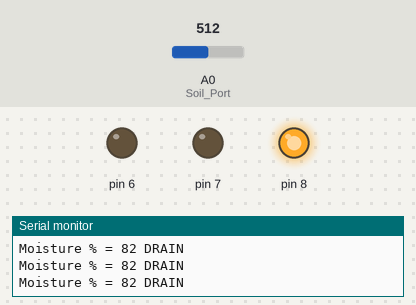
A sketch run on a simulated Arduino Uno, built with avr-gcc and run on an emulated ATmega328P. Parts: output pins drawn as LEDs (lit = HIGH), the last lines printed to the serial monitor. The inputs (shaded band) are chosen by the test bench; at power-on: A0 (Soil_Port) = 512. The modem accepts every AT command (registered, SIM ready, sends succeed) and sends nothing else.

Above: at 1.2 s.
1.3 s: A0 (Soil_Port) set to 528
At 1.6 s:
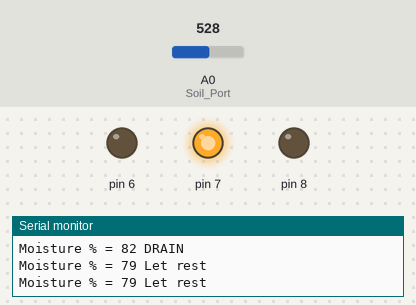
2.8 s: A0 (Soil_Port) set to 593
5.8 s: A0 (Soil_Port) set to 624
At 6.6 s:
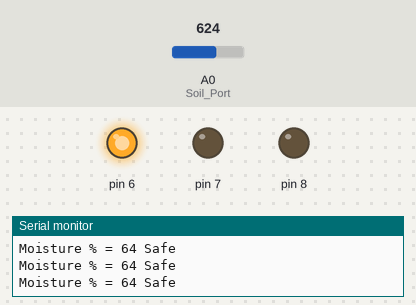
7.5 s: A0 (Soil_Port) set to 511
At 7.9 s:
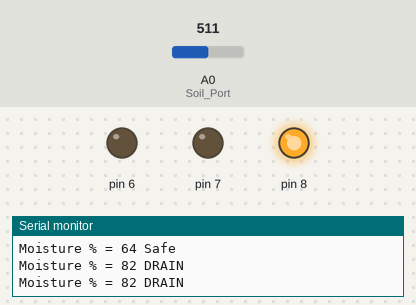
9.0 s: A0 (Soil_Port) set to 716
At 10.4 s:
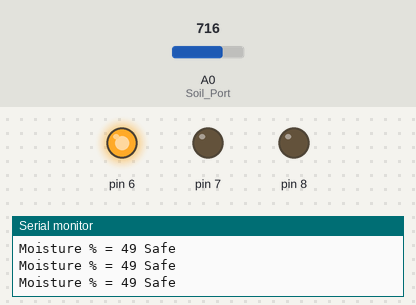
Timing chart, 0 to 11.5 s (numbered marks = the images above; inputs shaded):
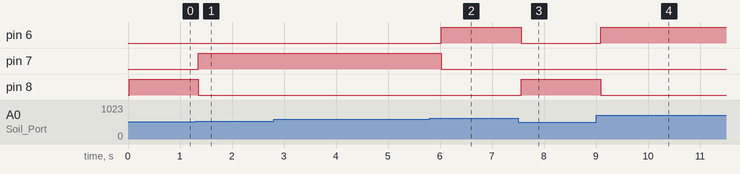

The sketch:

AUTO_SOIL_MONITOR.ino
```cpp
#include <SoftwareSerial.h>
const int RX = 11; //arduino pins
const int TX = 10;// arduino pins
const int Soil_Port = A0;
const int DRY_val = 1023; // dry = high resistence = high number
const int WET_val = 400; // sensor measure voltage resistance, wet = low resistance = low number


struct LEDpins {
  int green = 6;
  int yellow = 7;
  int red = 8;
};

const LEDpins led;

SoftwareSerial hm10(11, 10);
//                   ^    ^
//                   RX   TX on arduino uno
void OffLED3(bool r, bool y, bool g) {
  digitalWrite(led.green,  g ? HIGH : LOW);
  digitalWrite(led.yellow, y ? HIGH : LOW);
  digitalWrite(led.red,    r ? HIGH : LOW);
} //true false function, can select which leds activate without constantly calling digitalWrite()

void Message(String msg, int maped) {
      Serial.print("Moisture % = ");
      Serial.print(maped);
      Serial.println(msg);

      hm10.print("Moist%= ");
      hm10.print(maped);
      hm10.println(msg);
}


void setup() {
  // put your setup code here, to run once:
  Serial.begin(9600);
  hm10.begin(9600);
  Serial.println("Ready — waiting for Bluetooth connection");
  pinMode(led.green, OUTPUT);
  pinMode(led.yellow, OUTPUT);
  pinMode(led.red, OUTPUT);
  hm10.print("AT+POWE3");//amplify connection

}

void loop() {
  // put your main code here, to run repeatedly:

    int raw = analogRead(Soil_Port);
    int maped = constrain( ((raw - DRY_val) * 100L / (WET_val - DRY_val)), 0, 100);


    if (maped <= 20 && maped >= 0 ) {

      Message(" BAD DRY ", maped);
      OffLED3(true, false, false);

    } else if (maped <= 39 && maped >= 21) {

      Message(" dry ", maped);
      OffLED3(false, true, false);

    } else if (maped <= 65 && maped >= 40) {

      Message(" Safe ", maped);
      OffLED3(false, false, true);

    } else if (maped <= 80 && maped >= 66) {

      Message(" Let rest", maped);
      OffLED3(false, true, false);

    } else if (maped <= 100 && maped >= 81) {

      Message(" DRAIN", maped);
      OffLED3(true, false, false);

    } else {

      Serial.print("-----  UNKNOWN ");
      OffLED3(false, false, false);

    }


    delay(200);
}
```

Measured:
- the behaviour switches between 518 and 519 on A0 (Soil_Port) (found by bisection; images 0 and 1)
- the behaviour switches between 611 and 612 on A0 (Soil_Port) (found by bisection; images 1 and 2)
- after the input at 1.3 s, pin 7: LOW → HIGH after 0.05 s; pin 8: HIGH → LOW after 0.05 s
- after the input at 5.8 s, pin 6: LOW → HIGH after 0.22 s; pin 7: HIGH → LOW after 0.22 s
- after the input at 7.5 s, pin 6: HIGH → LOW after 0.06 s; pin 8: LOW → HIGH after 0.06 s
- after the input at 9.0 s, pin 6: LOW → HIGH after 0.09 s; pin 8: HIGH → LOW after 0.09 s
